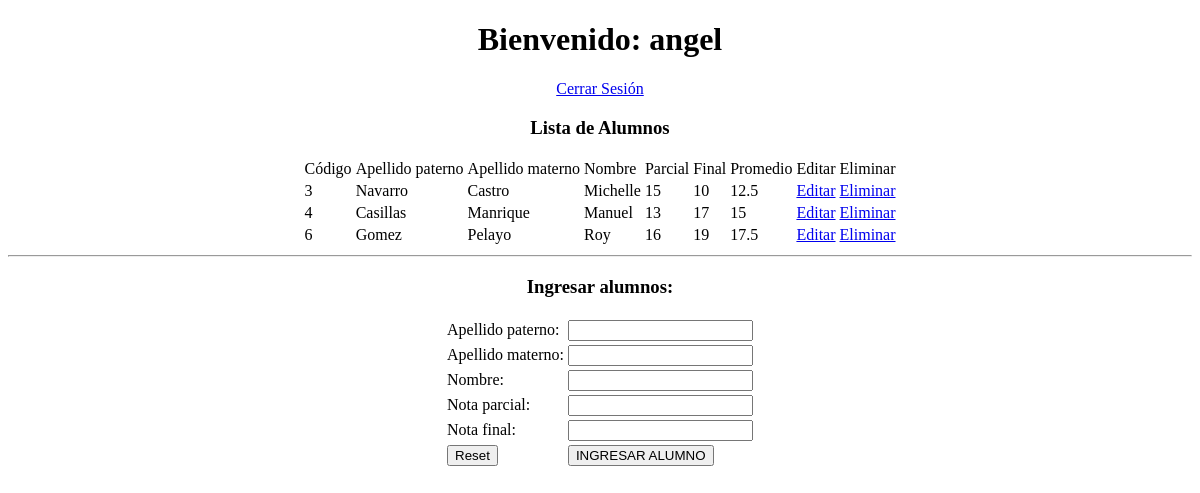
Before: /index.php (signed in) with the older database file.
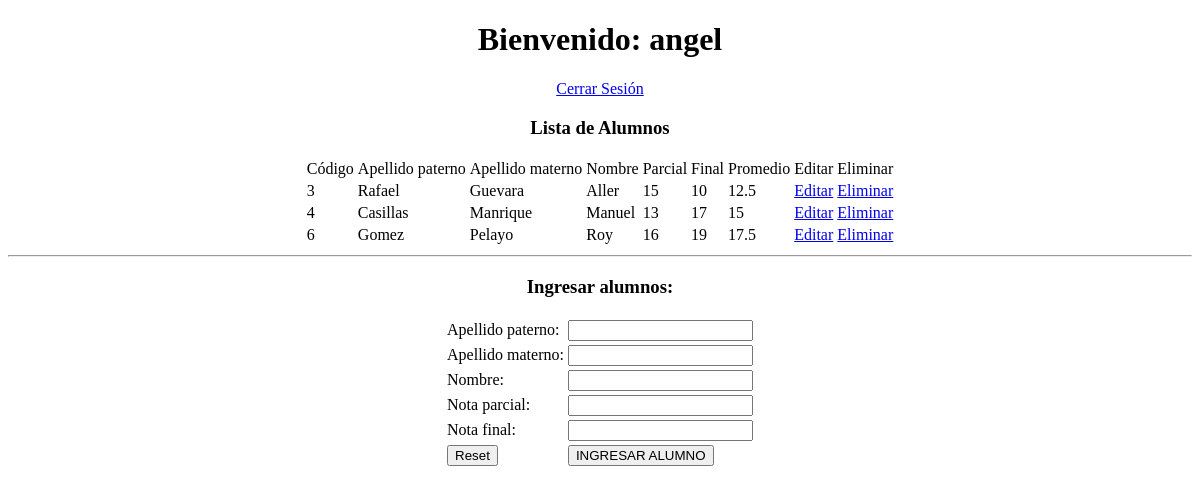
After: the same page with the newer database file.
### tables this page shows
CREATE TABLE `alumno` (
  `id_alumno` int(11) NOT NULL,
  `ap_paterno` varchar(100) NOT NULL,
  `ap_materno` varchar(100) NOT NULL,
  `nombre` varchar(100) NOT NULL,
  `ex_parcial` int(11) NOT NULL,
  `ex_final` int(11) NOT NULL
);

### index.php (the view, shortened to what this page needs)
<?php
	if (!isset($_SESSION['nombre'])) {
		header('Location: login.php');
	}elseif(isset($_SESSION['nombre'])){
		include 'model/conexion.php';
		$sentencia = $bd->query("SELECT * FROM alumno;");
		$alumnos = $sentencia->fetchAll(PDO::FETCH_OBJ);
	}else{
		echo "Error en el sistema de asistencia";
	}
?>
<!DOCTYPE html>
<html lang="es">
<head>
</head>
<body>
	<center>
		<h1>Bienvenido: <?php echo $_SESSION['nombre'] ?></h1>
		<a href="cerrar.php">Cerrar Sesión</a>
		<h3>Lista de Alumnos</h3>
		<table>
			<tr>
				<td>Código</td>
				<td>Apellido paterno</td>
				<td>Apellido materno</td>
				<td>Nombre</td>
				<td>Parcial</td>
				<td>Final</td>
				<td>Promedio</td>
				<td>Editar</td>
				<td>Eliminar</td>
			</tr>
			<?php
				foreach ($alumnos as $dato) {
					?>
					<tr>
						<td><?php echo $dato->id_alumno; ?></td>
						<td><?php echo $dato->ap_paterno; ?></td>
						<td><?php echo $dato->ap_materno; ?></td>
						<td><?php echo $dato->nombre; ?></td>
						<td><?php echo $dato->ex_parcial; ?></td>
						<td><?php echo $dato->ex_final; ?></td>
						<td><?php echo ($dato->ex_final + $dato->ex_parcial)/2; ?></td>
						<td><a href="editar.php?id=<?php echo $dato->id_alumno; ?>">Editar</a></td>
						<td><a href="eliminar.php?id=<?php echo $dato->id_alumno; ?>">Eliminar</a></td>
					</tr>
					<?php
				}
			?>
		</table>
		<hr>
		<h3>Ingresar alumnos:</h3>
		<form method="POST" action="insertar.php">
			<table>
				<tr>
					<td>Apellido paterno: </td>
					<td><input type="text" name="txtPaterno"></td>
				</tr>
				<tr>
					<td>Apellido materno: </td>
					<td><input type="text" name="txtMaterno"></td>
				</tr>
				<tr>
					<td>Nombre: </td>
					<td><input type="text" name="txtNombre"></td>
				</tr>
				<tr>
					<td>Nota parcial: </td>
					<td><input type="text" name="txtParcial"></td>
				</tr>
				<tr>
					<td>Nota final: </td>
					<td><input type="text" name="txtFinal"></td>
				</tr>
				<tr>
					<td><input type="reset" name=""></td>
					<td><input type="submit" value="INGRESAR ALUMNO"></td>
				</tr>
			</table>
		</form>
	</center>
</body>
</html>

Changed rows visible on the page:
changed alumno id 3: ap_paterno "Navarro" → "Rafael"; ap_materno "Castro" → "Guevara"; nombre "Michelle" → "Aller"
